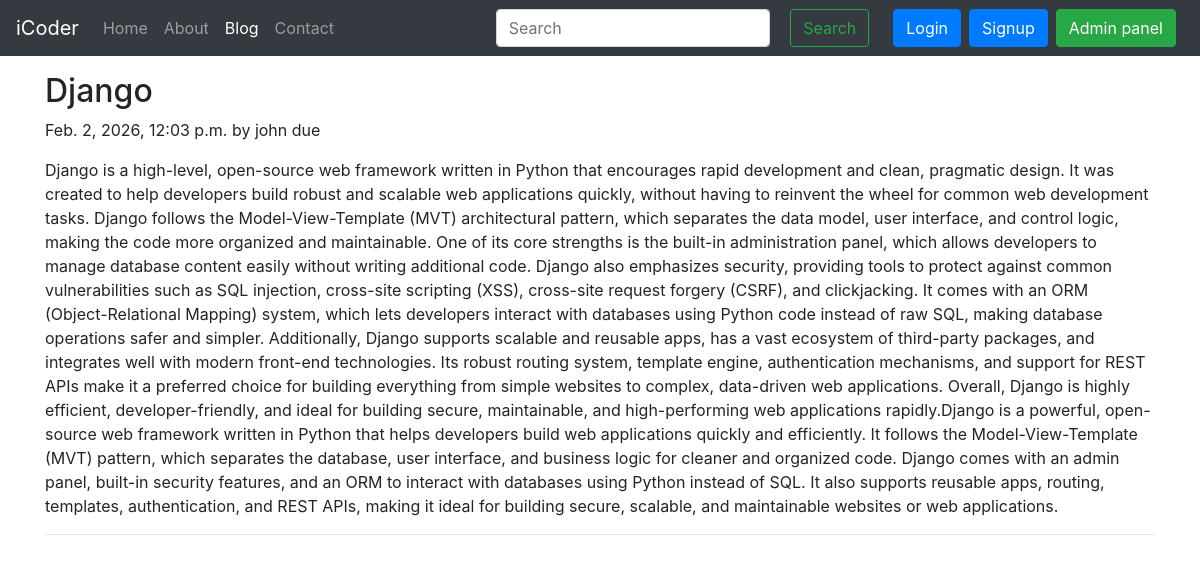
Page /blog/blogpost/jogn-due/ on the committed database.
### blog/models.py (models this page shows)
class Post(models.Model):
    sno = models.AutoField(primary_key=True)
    title = models.CharField(max_length=266)
    content = models.TextField()
    author = models.CharField(max_length=15)
    slug = models.CharField(max_length=130)
    timestamp = models.DateTimeField(blank=True)

### blog/views.py (the view)
# urls.py: path('blogpost/<slug:slug>/', views.blogPost, name="blogPost"),
def blogPost(request, slug):
    post = get_object_or_404(Post, slug=slug)
    return render(request, "blog/blogPost.html", {'post': post})

### templates/blog/blogPost.html (shortened to what this page needs)
{% extends 'base.html' %}
{% block blogactive %} active {% endblock blogactive%}
{% block body %}
<div class="container my-3">
    <h2 class="blog-post-title">{{post.title}}</h2>
    <p class="blog-post-meta">{{post.timestamp}} by <a href"/about"> {{post.author}} </a> </p>
    <p> {{post.content}} </p>
    <hr>
</div>
{% endblock body %}

### rows in the picture
Post: title "Django", timestamp "Feb. 2, 2026, 12:03 p.m.", author "john due", content "Django is a high-level, open-source web framework written in Python that encourages rapid development and clean, pragmatic design. It was created to help developers build robust and scalable web applications quickly, without having to reinvent the wheel for common web development tasks. Django follows the Model-View-Template (MVT) architectural pattern, which separates the data model, user interface, and control logic, making the code more organized and maintainable. One of its core strengths is the built-in administration panel, which allows developers to manage database content easily without writing additional code. Django also emphasizes security, providing tools to protect against…"
